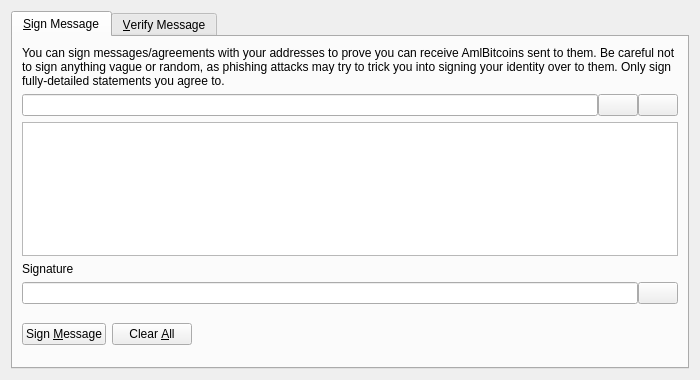
<?xml version="1.0" encoding="UTF-8"?>
<ui version="4.0">
 <class>SignVerifyMessageDialog</class>
 <widget class="QDialog" name="SignVerifyMessageDialog">
  <property name="geometry">
   <rect>
    <x>0</x>
    <y>0</y>
    <width>700</width>
    <height>380</height>
   </rect>
  </property>
  <property name="windowTitle">
   <string>Signatures - Sign / Verify a Message</string>
  </property>
  <property name="modal">
   <bool>true</bool>
  </property>
  <layout class="QVBoxLayout" name="verticalLayout">
   <item>
    <widget class="QTabWidget" name="tabWidget">
     <property name="currentIndex">
      <number>0</number>
     </property>
     <widget class="QWidget" name="tabSignMessage">
      <attribute name="title">
       <string>&amp;Sign Message</string>
      </attribute>
      <layout class="QVBoxLayout" name="verticalLayout_SM">
       <item>
        <widget class="QLabel" name="infoLabel_SM">
         <property name="text">
          <string>You can sign messages/agreements with your addresses to prove you can receive AmlBitcoins sent to them. Be careful not to sign anything vague or random, as phishing attacks may try to trick you into signing your identity over to them. Only sign fully-detailed statements you agree to.</string>
         </property>
         <property name="textFormat">
          <enum>Qt::PlainText</enum>
         </property>
         <property name="wordWrap">
          <bool>true</bool>
         </property>
        </widget>
       </item>
       <item>
        <layout class="QHBoxLayout" name="horizontalLayout_1_SM">
         <property name="spacing">
          <number>0</number>
         </property>
         <item>
          <widget class="QValidatedLineEdit" name="addressIn_SM">
           <property name="toolTip">
            <string>The AmlBitcoin address to sign the message with</string>
           </property>
          </widget>
         </item>
         <item>
          <widget class="QPushButton" name="addressBookButton_SM">
           <property name="toolTip">
            <string>Choose previously used address</string>
           </property>
           <property name="text">
            <string/>
           </property>
           <property name="icon">
            <iconset resource="../AmlBitcoin.qrc">
             <normaloff>:/icons/address-book</normaloff>:/icons/address-book</iconset>
           </property>
           <property name="shortcut">
            <string>Alt+A</string>
           </property>
           <property name="autoDefault">
            <bool>false</bool>
           </property>
          </widget>
         </item>
         <item>
          <widget class="QPushButton" name="pasteButton_SM">
           <property name="toolTip">
            <string>Paste address from clipboard</string>
           </property>
           <property name="text">
            <string/>
           </property>
           <property name="icon">
            <iconset resource="../AmlBitcoin.qrc">
             <normaloff>:/icons/editpaste</normaloff>:/icons/editpaste</iconset>
           </property>
           <property name="shortcut">
            <string>Alt+P</string>
           </property>
           <property name="autoDefault">
            <bool>false</bool>
           </property>
          </widget>
         </item>
        </layout>
       </item>
       <item>
        <widget class="QPlainTextEdit" name="messageIn_SM">
         <property name="toolTip">
          <string>Enter the message you want to sign here</string>
         </property>
        </widget>
       </item>
       <item>
        <widget class="QLabel" name="signatureLabel_SM">
         <property name="text">
          <string>Signature</string>
         </property>
         <property name="textFormat">
          <enum>Qt::PlainText</enum>
         </property>
        </widget>
       </item>
       <item>
        <layout class="QHBoxLayout" name="horizontalLayout_2_SM">
         <property name="spacing">
          <number>0</number>
         </property>
         <item>
          <widget class="QLineEdit" name="signatureOut_SM">
           <property name="font">
            <font>
             <italic>true</italic>
            </font>
           </property>
           <property name="readOnly">
            <bool>true</bool>
           </property>
          </widget>
         </item>
         <item>
          <widget class="QPushButton" name="copySignatureButton_SM">
           <property name="toolTip">
            <string>Copy the current signature to the system clipboard</string>
           </property>
           <property name="text">
            <string/>
           </property>
           <property name="icon">
            <iconset resource="../AmlBitcoin.qrc">
             <normaloff>:/icons/editcopy</normaloff>:/icons/editcopy</iconset>
           </property>
           <property name="autoDefault">
            <bool>false</bool>
           </property>
          </widget>
         </item>
        </layout>
       </item>
       <item>
        <layout class="QHBoxLayout" name="horizontalLayout_3_SM">
         <item>
          <widget class="QPushButton" name="signMessageButton_SM">
           <property name="toolTip">
            <string>Sign the message to prove you own this AmlBitcoin address</string>
           </property>
           <property name="text">
            <string>Sign &amp;Message</string>
           </property>
           <property name="icon">
            <iconset resource="../AmlBitcoin.qrc">
             <normaloff>:/icons/edit</normaloff>:/icons/edit</iconset>
           </property>
           <property name="autoDefault">
            <bool>false</bool>
           </property>
          </widget>
         </item>
         <item>
          <widget class="QPushButton" name="clearButton_SM">
           <property name="toolTip">
            <string>Reset all sign message fields</string>
           </property>
           <property name="text">
            <string>Clear &amp;All</string>
           </property>
           <property name="icon">
            <iconset resource="../AmlBitcoin.qrc">
             <normaloff>:/icons/remove</normaloff>:/icons/remove</iconset>
           </property>
           <property name="autoDefault">
            <bool>false</bool>
           </property>
          </widget>
         </item>
         <item>
          <spacer name="horizontalSpacer_1_SM">
           <property name="orientation">
            <enum>Qt::Horizontal</enum>
           </property>
           <property name="sizeHint" stdset="0">
            <size>
             <width>40</width>
             <height>48</height>
            </size>
           </property>
          </spacer>
         </item>
         <item>
          <widget class="QLabel" name="statusLabel_SM">
           <property name="font">
            <font>
             <weight>75</weight>
             <bold>true</bold>
            </font>
           </property>
           <property name="text">
            <string/>
           </property>
           <property name="wordWrap">
            <bool>true</bool>
           </property>
          </widget>
         </item>
         <item>
          <spacer name="horizontalSpacer_2_SM">
           <property name="orientation">
            <enum>Qt::Horizontal</enum>
           </property>
           <property name="sizeHint" stdset="0">
            <size>
             <width>40</width>
             <height>48</height>
            </size>
           </property>
          </spacer>
         </item>
        </layout>
       </item>
      </layout>
     </widget>
     <widget class="QWidget" name="tabVerifyMessage">
      <attribute name="title">
       <string>&amp;Verify Message</string>
      </attribute>
      <layout class="QVBoxLayout" name="verticalLayout_VM">
       <item>
        <widget class="QLabel" name="infoLabel_VM">
         <property name="text">
          <string>Enter the receiver's address, message (ensure you copy line breaks, spaces, tabs, etc. exactly) and signature below to verify the message. Be careful not to read more into the signature than what is in the signed message itself, to avoid being tricked by a man-in-the-middle attack. Note that this only proves the signing party receives with the address, it cannot prove sendership of any transaction!</string>
         </property>
         <property name="textFormat">
          <enum>Qt::PlainText</enum>
         </property>
         <property name="alignment">
          <set>Qt::AlignLeading|Qt::AlignLeft|Qt::AlignTop</set>
         </property>
         <property name="wordWrap">
          <bool>true</bool>
         </property>
        </widget>
       </item>
       <item>
        <layout class="QHBoxLayout" name="horizontalLayout_1_VM">
         <property name="spacing">
          <number>0</number>
         </property>
         <item>
          <widget class="QValidatedLineEdit" name="addressIn_VM">
           <property name="toolTip">
            <string>The AmlBitcoin address the message was signed with</string>
           </property>
          </widget>
         </item>
         <item>
          <widget class="QPushButton" name="addressBookButton_VM">
           <property name="toolTip">
            <string>Choose previously used address</string>
           </property>
           <property name="text">
            <string/>
           </property>
           <property name="icon">
            <iconset resource="../AmlBitcoin.qrc">
             <normaloff>:/icons/address-book</normaloff>:/icons/address-book</iconset>
           </property>
           <property name="shortcut">
            <string>Alt+A</string>
           </property>
           <property name="autoDefault">
            <bool>false</bool>
           </property>
          </widget>
         </item>
        </layout>
       </item>
       <item>
        <widget class="QPlainTextEdit" name="messageIn_VM"/>
       </item>
       <item>
        <widget class="QValidatedLineEdit" name="signatureIn_VM"/>
       </item>
       <item>
        <layout class="QHBoxLayout" name="horizontalLayout_2_VM">
         <item>
          <widget class="QPushButton" name="verifyMessageButton_VM">
           <property name="toolTip">
            <string>Verify the message to ensure it was signed with the specified AmlBitcoin address</string>
           </property>
           <property name="text">
            <string>Verify &amp;Message</string>
           </property>
           <property name="icon">
            <iconset resource="../AmlBitcoin.qrc">
             <normaloff>:/icons/transaction_0</normaloff>:/icons/transaction_0</iconset>
           </property>
           <property name="autoDefault">
            <bool>false</bool>
           </property>
          </widget>
         </item>
         <item>
          <widget class="QPushButton" name="clearButton_VM">
           <property name="toolTip">
            <string>Reset all verify message fields</string>
           </property>
           <property name="text">
            <string>Clear &amp;All</string>
           </property>
           <property name="icon">
            <iconset resource="../AmlBitcoin.qrc">
             <normaloff>:/icons/remove</normaloff>:/icons/remove</iconset>
           </property>
           <property name="autoDefault">
            <bool>false</bool>
           </property>
          </widget>
         </item>
         <item>
          <spacer name="horizontalSpacer_1_VM">
           <property name="orientation">
            <enum>Qt::Horizontal</enum>
           </property>
           <property name="sizeHint" stdset="0">
            <size>
             <width>40</width>
             <height>48</height>
            </size>
           </property>
          </spacer>
         </item>
         <item>
          <widget class="QLabel" name="statusLabel_VM">
           <property name="font">
            <font>
             <weight>75</weight>
             <bold>true</bold>
            </font>
           </property>
           <property name="text">
            <string/>
           </property>
           <property name="wordWrap">
            <bool>true</bool>
           </property>
          </widget>
         </item>
         <item>
          <spacer name="horizontalSpacer_2_VM">
           <property name="orientation">
            <enum>Qt::Horizontal</enum>
           </property>
           <property name="sizeHint" stdset="0">
            <size>
             <width>40</width>
             <height>48</height>
            </size>
           </property>
          </spacer>
         </item>
        </layout>
       </item>
      </layout>
     </widget>
    </widget>
   </item>
  </layout>
 </widget>
 <customwidgets>
  <customwidget>
   <class>QValidatedLineEdit</class>
   <extends>QLineEdit</extends>
   <header>qvalidatedlineedit.h</header>
  </customwidget>
 </customwidgets>
 <resources>
  <include location="../AmlBitcoin.qrc"/>
 </resources>
 <connections/>
</ui>
